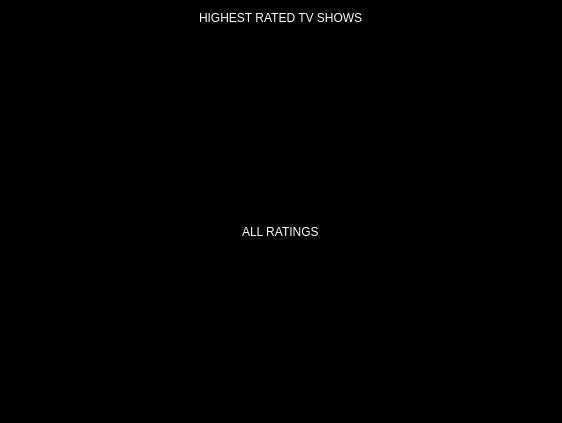
<?xml version="1.0" encoding="UTF-8"?>
<ui version="4.0">
 <class>Form</class>
 <widget class="QWidget" name="Form">
  <property name="geometry">
   <rect>
    <x>0</x>
    <y>0</y>
    <width>562</width>
    <height>423</height>
   </rect>
  </property>
  <property name="windowTitle">
   <string>Form</string>
  </property>
  <property name="styleSheet">
   <string notr="true">QWidget {
	background-color: black;
}

QLabel {
	color: white;
}

QLabel[accessibleName='title'] {
	color: white;
	font-size: 15px;
	font: &quot;Sans Serif Collection&quot;;
	font-weight: bold;
	border: 1px solid white;
	padding-left: 6;
	padding-right: 6;
}</string>
  </property>
  <layout class="QGridLayout" name="gridLayout" rowstretch="0,0,0,0,0">
   <item row="3" column="1" alignment="Qt::AlignHCenter">
    <widget class="QLabel" name="label_11">
     <property name="accessibleName">
      <string>title</string>
     </property>
     <property name="text">
      <string>ALL RATINGS</string>
     </property>
    </widget>
   </item>
   <item row="0" column="0" colspan="3" alignment="Qt::AlignHCenter">
    <widget class="QLabel" name="label">
     <property name="accessibleName">
      <string>title</string>
     </property>
     <property name="text">
      <string>HIGHEST RATED TV SHOWS</string>
     </property>
    </widget>
   </item>
   <item row="4" column="1">
    <widget class="QWidget" name="widget" native="true">
     <property name="sizePolicy">
      <sizepolicy hsizetype="Expanding" vsizetype="Expanding">
       <horstretch>0</horstretch>
       <verstretch>0</verstretch>
      </sizepolicy>
     </property>
     <layout class="QGridLayout" name="gridLayout_3">
      <property name="verticalSpacing">
       <number>0</number>
      </property>
      <item row="1" column="0">
       <layout class="QGridLayout" name="grid">
        <property name="verticalSpacing">
         <number>0</number>
        </property>
       </layout>
      </item>
      <item row="0" column="0">
       <spacer name="verticalSpacer">
        <property name="orientation">
         <enum>Qt::Vertical</enum>
        </property>
        <property name="sizeType">
         <enum>QSizePolicy::Fixed</enum>
        </property>
        <property name="sizeHint" stdset="0">
         <size>
          <width>20</width>
          <height>60</height>
         </size>
        </property>
       </spacer>
      </item>
     </layout>
    </widget>
   </item>
   <item row="2" column="1">
    <widget class="QWidget" name="images" native="true">
     <property name="sizePolicy">
      <sizepolicy hsizetype="Expanding" vsizetype="Expanding">
       <horstretch>0</horstretch>
       <verstretch>0</verstretch>
      </sizepolicy>
     </property>
     <layout class="QHBoxLayout" name="horizontalLayout_2"/>
    </widget>
   </item>
   <item row="1" column="1">
    <spacer name="verticalSpacer_2">
     <property name="orientation">
      <enum>Qt::Vertical</enum>
     </property>
     <property name="sizeType">
      <enum>QSizePolicy::Fixed</enum>
     </property>
     <property name="sizeHint" stdset="0">
      <size>
       <width>20</width>
       <height>20</height>
      </size>
     </property>
    </spacer>
   </item>
  </layout>
 </widget>
 <resources/>
 <connections/>
</ui>
